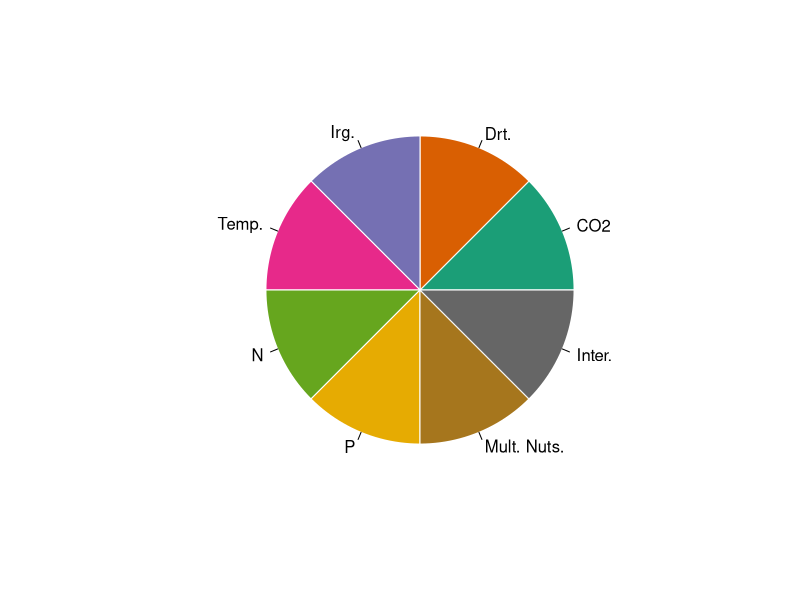

R code for this plot: (Note: this script raises an error after producing the figure.)
library(tidyverse)

#run pie2_function first

trt<-c("CO2", "Drt.","Irg.", "Temp.", "N", "P", "Mult. Nuts.","Inter.")
value<-c(1,1,1,1,1,1,1,1)
pie<-data.frame(trt, value)

##doing this in baseR
collst = RColorBrewer::brewer.pal(n = 8, name = "Dark2")

#make Legend
pie(pie$value, labels=pie$trt, col=collst, border="white")

#for poaceae overall
labellistpoa<-c("", "","","", "","","+","+")
colactive<-collst
colactive[labellistpoa==""]="darkgray"
pie2(pie$value, labels=labellistpoa, col=colactive, border="white",line_length = 1, text_center = 0.6, textcol = "white")

#for poaceae sub1
labellistpoa<-c("", "","","", "","+","","")
colactive<-collst
colactive[labellistpoa==""]="darkgray"
pie2(pie$value, labels=labellistpoa, col=colactive, border="white",line_length = 1, text_center = 0.6, textcol = "white")

#for poaceae sub2
labellistpoa<-c("", "-","","", "","","","")
colactive<-collst
colactive[labellistpoa==""]="darkgray"
pie2(pie$value, labels=labellistpoa, col=colactive, border="white",line_length = 1, text_center = 0.6, textcol = "white")



#for cyperaceae
labellistcyp<-c("", "","","", "","","+","+")
colactive<-collst
colactive[labellistcyp==""]="darkgray"
pie2(pie$value, labels=labellistcyp, col=colactive, border="white",line_length = 1, text_center = 0.6, textcol = "white")

#for orchidaceae
labellistorc<-c("", "","","", "","","-","")
colactive<-collst
colactive[labellistorc==""]="darkgray"
pie2(pie$value, labels=labellistorc, col=colactive, border="white",line_length = 1, text_center = 0.6, textcol = "white")

#for asteraceae sub1
labellistast<-c("", "","","", "-","","","")
colactive<-collst
colactive[labellistast==""]="darkgray"
pie2(pie$value, labels=labellistast, col=colactive, border="white",line_length = 1, text_center = 0.6, textcol = "white")

#for asteraceae sub2
labellistast<-c("", "","+","", "","","","")
colactive<-collst
colactive[labellistast==""]="darkgray"
pie2(pie$value, labels=labellistast, col=colactive, border="white",line_length = 1, text_center = 0.6, textcol = "white")

#for Lamiacea and Orobanaceae and Polomonaceae
labellistLO<-c("", "","","", "-","","","")
colactive<-collst
colactive[labellistLO==""]="darkgray"
pie2(pie$value, labels=labellistLO, col=colactive, border="white",line_length = 1, text_center = 0.6, textcol = "white")

#for Plantaginaceae
labellistpla<-c("", "","","", "","","","-")
colactive<-collst
colactive[labellistpla==""]="darkgray"
pie2(pie$value, labels=labellistpla, col=colactive, border="white",line_length = 1, text_center = 0.6, textcol = "white")

#for Gentinaceae
labellistgen<-c("", "","","", "-","","-","-")
colactive<-collst
colactive[labellistgen==""]="darkgray"
pie2(pie$value, labels=labellistgen, col=colactive, border="white",line_length = 1, text_center = 0.6, textcol = "white")

#for Solaneaceae
labellistsol<-c("", "","","", "+","","+","")
colactive<-collst
colactive[labellistsol==""]="darkgray"
pie2(pie$value, labels=labellistsol, col=colactive, border="white",line_length = 1, text_center = 0.6, textcol = "white")

#for Amaranth
labellistama<-c("", "+","-","", "+","-","","")
colactive<-collst
colactive[labellistama==""]="darkgray"
pie2(pie$value, labels=labellistama, col=colactive, border="white",line_length = 1, text_center = 0.6, textcol = "white")

#for Fabaceae
labellistfab<-c("", "-","+","", "-","","-","")
colactive<-collst
colactive[labellistfab==""]="darkgray"
pie2(pie$value, labels=labellistfab, col=colactive, border="white",line_length = 1, text_center = 0.6, textcol = "white")

#for Euphorb
labellisteup<-c("", "","","+", "","","","")
colactive<-collst
colactive[labellisteup==""]="darkgray"
pie2(pie$value, labels=labellisteup, col=colactive, border="white",line_length = 1, text_center = 0.6, textcol = "white")


#for Brassicaceae
labellistbra<-c("", "","","", "","","","+")
colactive<-collst
colactive[labellistbra==""]="darkgray"
pie2(pie$value, labels=labellistbra, col=colactive, border="white",line_length = 1, text_center = 0.6, textcol = "white")